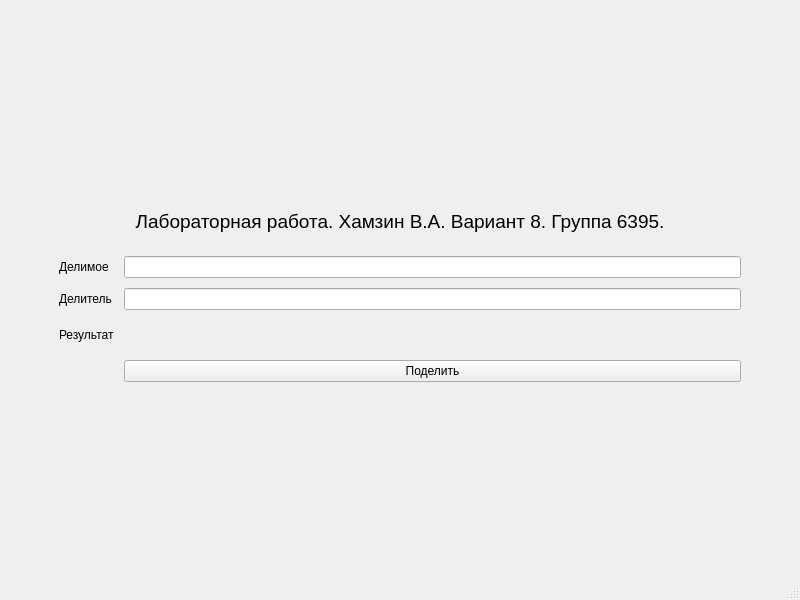
<?xml version="1.0" encoding="UTF-8"?>
<ui version="4.0">
 <class>MainWindow</class>
 <widget class="QMainWindow" name="MainWindow">
  <property name="geometry">
   <rect>
    <x>0</x>
    <y>0</y>
    <width>800</width>
    <height>600</height>
   </rect>
  </property>
  <property name="windowTitle">
   <string>Лабораторная работа. Вариант 8.</string>
  </property>
  <property name="windowIcon">
   <iconset>
    <normaloff>../../Users/Вадим/Downloads/icons8-собака-100.png</normaloff>../../Users/Вадим/Downloads/icons8-собака-100.png</iconset>
  </property>
  <widget class="QWidget" name="centralwidget">
   <property name="sizePolicy">
    <sizepolicy hsizetype="Minimum" vsizetype="Minimum">
     <horstretch>0</horstretch>
     <verstretch>0</verstretch>
    </sizepolicy>
   </property>
   <layout class="QVBoxLayout" name="verticalLayout">
    <item>
     <layout class="QGridLayout" name="gridLayout">
      <property name="sizeConstraint">
       <enum>QLayout::SetDefaultConstraint</enum>
      </property>
      <property name="leftMargin">
       <number>50</number>
      </property>
      <property name="topMargin">
       <number>50</number>
      </property>
      <property name="rightMargin">
       <number>50</number>
      </property>
      <property name="bottomMargin">
       <number>50</number>
      </property>
      <property name="spacing">
       <number>10</number>
      </property>
      <item row="3" column="1">
       <widget class="QLabel" name="divisor">
        <property name="text">
         <string>Делитель</string>
        </property>
       </widget>
      </item>
      <item row="4" column="1">
       <widget class="QLabel" name="quotientLabel">
        <property name="text">
         <string>Результат</string>
        </property>
       </widget>
      </item>
      <item row="4" column="2">
       <widget class="QLabel" name="quotientValue">
        <property name="maximumSize">
         <size>
          <width>16777215</width>
          <height>30</height>
         </size>
        </property>
        <property name="text">
         <string/>
        </property>
       </widget>
      </item>
      <item row="2" column="1">
       <widget class="QLabel" name="dividendLabel">
        <property name="text">
         <string>Делимое</string>
        </property>
       </widget>
      </item>
      <item row="2" column="2">
       <widget class="QLineEdit" name="dividendTextField"/>
      </item>
      <item row="3" column="2">
       <widget class="QLineEdit" name="dividorTextField"/>
      </item>
      <item row="5" column="2">
       <widget class="QPushButton" name="calculateButton">
        <property name="text">
         <string>Поделить</string>
        </property>
       </widget>
      </item>
      <item row="1" column="1" colspan="2">
       <widget class="QLabel" name="titleLabel">
        <property name="enabled">
         <bool>true</bool>
        </property>
        <property name="maximumSize">
         <size>
          <width>16777215</width>
          <height>50</height>
         </size>
        </property>
        <property name="font">
         <font>
          <pointsize>14</pointsize>
         </font>
        </property>
        <property name="text">
         <string>Лабораторная работа. Хамзин В.А. Вариант 8. Группа 6395.</string>
        </property>
        <property name="alignment">
         <set>Qt::AlignCenter</set>
        </property>
       </widget>
      </item>
     </layout>
    </item>
   </layout>
  </widget>
  <widget class="QMenuBar" name="menubar">
   <property name="geometry">
    <rect>
     <x>0</x>
     <y>0</y>
     <width>800</width>
     <height>21</height>
    </rect>
   </property>
  </widget>
  <widget class="QStatusBar" name="statusbar"/>
 </widget>
 <resources/>
 <connections/>
</ui>
